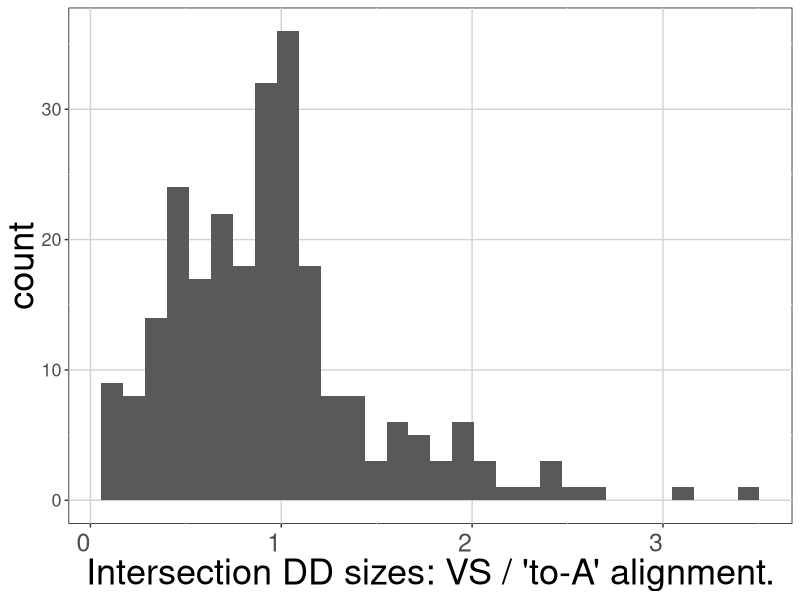
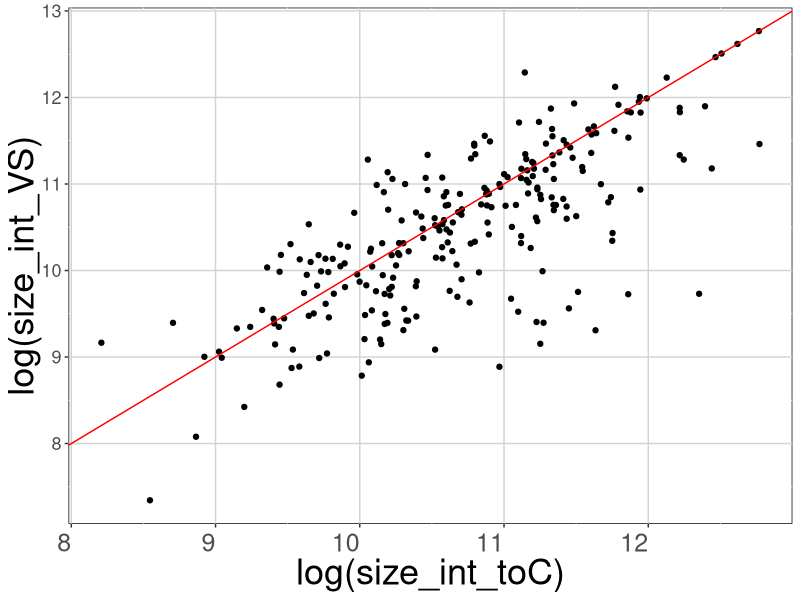
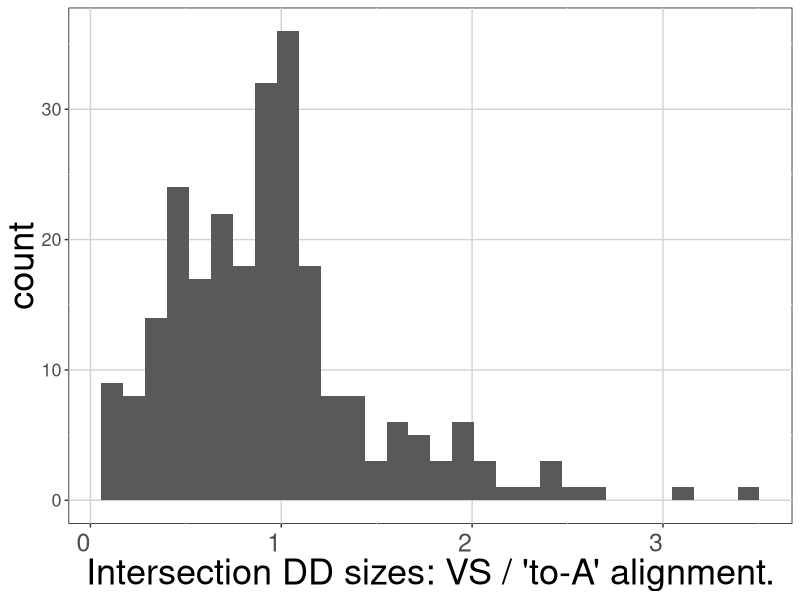
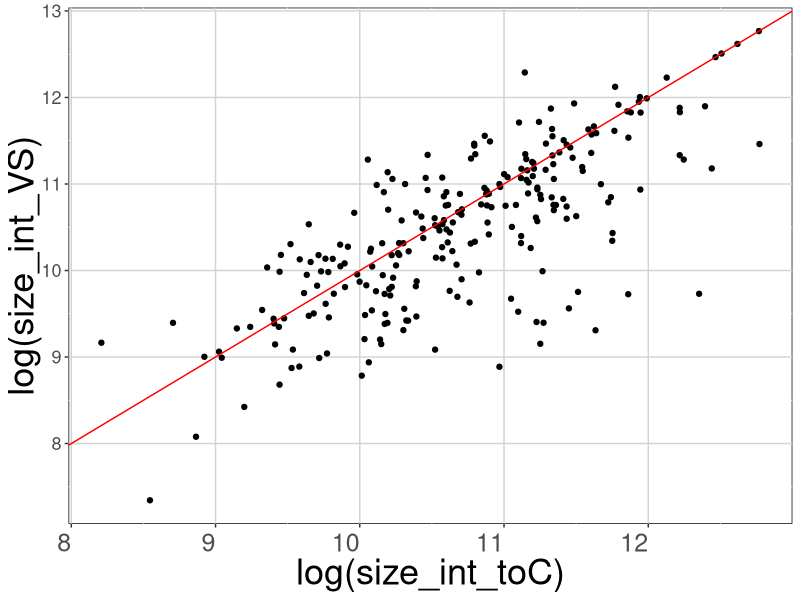

Recreate these plots in R, in order.
library(ggplot2)

df = read.csv("./run_logs//darkcloud_rnd_cover.csv", stringsAsFactors = FALSE)

str(df)

df$int_size_VS_rel = df$size_int_VS / df$size_int_toC

ggplot(df)+
  geom_histogram(aes(x=int_size_VS_rel))+
  theme(
    axis.text.x = element_text(vjust = 0.5, hjust = 1, size=18),
    axis.text.y = element_text(size=13),
    axis.title.x = element_text(size = 26),
    axis.title.y = element_text(size = 26, margin = margin(t=50)),
    panel.background = element_rect(fill = NA, color = "black"),
    panel.grid.major = element_line(size = 0.5, linetype = 'solid',
                                    color = "lightgrey"),
    strip.text.x = element_text(size = 22),
    strip.text.y = element_text(size=22),
    strip.background = element_blank())+
  xlab("Intersection DD sizes: VS / 'to-A' alignment.")

sum(df$int_size_VS_rel < 1.0) / sum(df$int_size_VS_rel > 0.0)
sum(df$int_size_VS_rel == 1.0) / sum(df$int_size_VS_rel > 0.0)

nrow(df)
ggsave("./reports/2022-05-20_special_classes/int_sizes_hist.png",
       width = 16, height = 10)

ggplot(df)+
  geom_point(aes(x=log(size_int_toC), y=log(size_int_VS)))+
  geom_abline(intercept = 0.0, slope=1.0, color='red')+
  theme(
    axis.text.x = element_text(vjust = 0.5, hjust = 1, size=18),
    axis.text.y = element_text(size=13),
    axis.title.x = element_text(size = 26),
    axis.title.y = element_text(size = 26, margin = margin(t=50)),
    panel.background = element_rect(fill = NA, color = "black"),
    panel.grid.major = element_line(size = 0.5, linetype = 'solid',
                                    color = "lightgrey"),
    strip.text.x = element_text(size = 22),
    strip.text.y = element_text(size=22),
    strip.background = element_blank())

ggsave("./reports/2022-05-20_special_classes/int_sizes_points.png",
       width = 16, height = 10)
